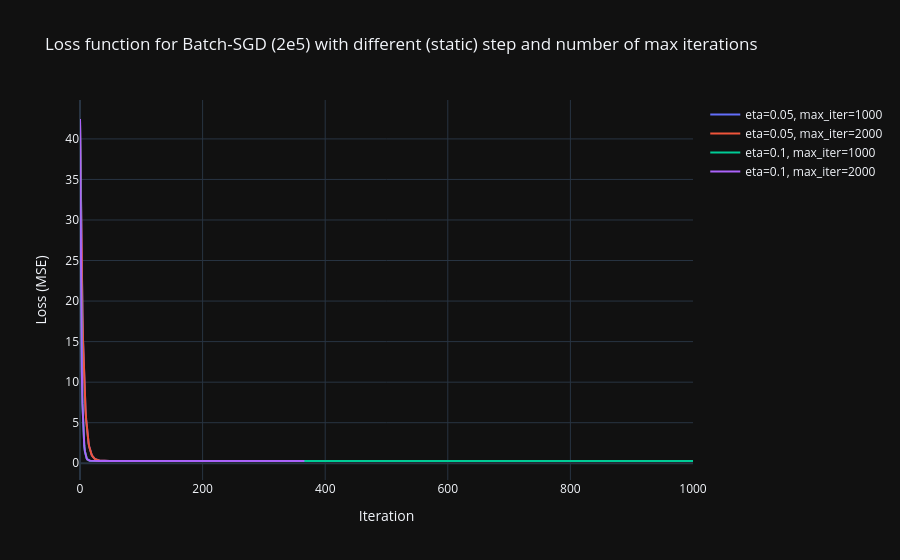

Write notebook code for a chart like this one.
### Code cell
fig = go.Figure()
for i, (eta_i, max_iter_i) in enumerate(product(eta_list, max_iter_list)):
    fig.add_trace(go.Scatter(
        y=loss_list[i], mode="lines", name=f"eta={eta_i}, max_iter={int(max_iter_i)}"
    ))
fig.update_layout(title="Loss function for Batch-SGD (2e5) with different (static) step and number of max iterations", xaxis_title="Iteration", yaxis_title="Loss (MSE)")
fig.show()
